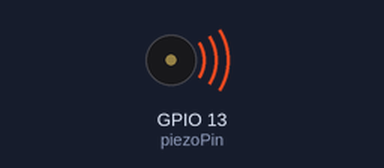
Bench run of a program on a simulated Raspberry Pi (BCM pin numbers). On the bench: buzzer (waves = sounding).

Above: at 0.15 s.
At 6.3 s:
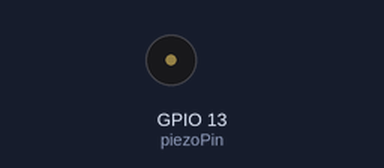
Timing chart, 0 to 7.8 s (numbered marks = the images above):
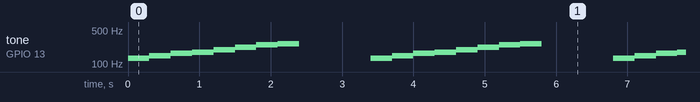

The program:

pwm01.py
```python
# 피에조
import RPi.GPIO as GPIO
import time

piezoPin = 13
melody = [130, 147, 165, 175, 196, 220, 247, 262 ]

GPIO.setmode(GPIO.BCM)
GPIO.setup(piezoPin, GPIO.OUT)

# 아날로그 출력을 위한 객체생성 (440HZ 출력)
Buzz = GPIO.PWM(piezoPin, 440)

try:
    while True:
        Buzz.start(50)
        for i in range(0, len(melody)):
            Buzz.ChangeFrequency(melody[i])
            time.sleep(0.3)
        Buzz.stop()
        time.sleep(1)

except KeyboardInterrupt:
    GPIO.cleanup() 
```

Measured:
- by itself, tone on GPIO 13 (piezoPin): repeats every 3.4 s: 147 Hz 0.30 s, 165 Hz 0.30 s, 175 Hz 0.30 s, 196 Hz 0.30 s, 220 Hz 0.30 s, 247 Hz 0.30 s, 262 Hz 0.30 s, silent 1.0 s, 130 Hz 0.30 s
